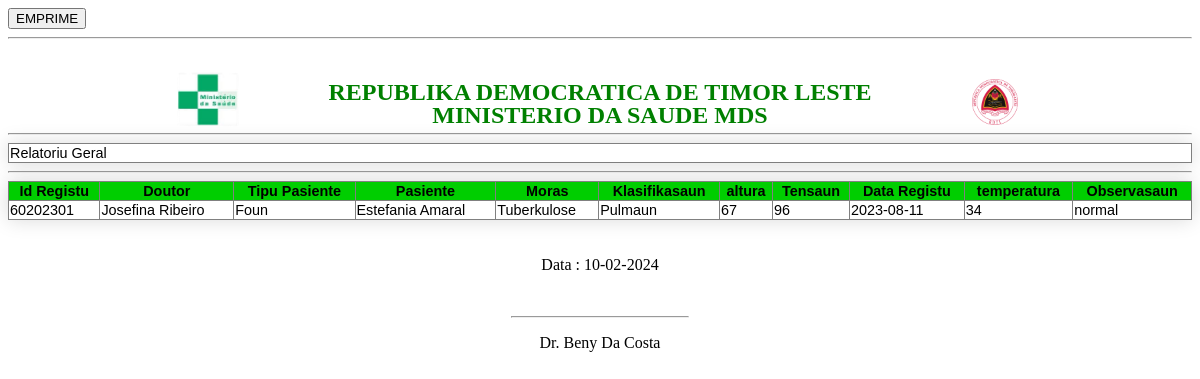
The app's page /rel/rel.php with its own data.
### tables this page shows
CREATE TABLE `tb_registu_pasiente` (
  `id_registu` int(11) NOT NULL,
  `id_doutor` int(11) NOT NULL,
  `id_tipu_pasiente` int(11) NOT NULL,
  `id_pasiente` int(11) NOT NULL,
  `id_moras` int(11) NOT NULL,
  `altura` int(11) NOT NULL,
  `tensaun` int(11) NOT NULL,
  `d_registu` text NOT NULL,
  `temperatura` int(11) NOT NULL,
  `obs_registu` char(250) NOT NULL
);

CREATE TABLE `tb_doutor` (
  `id_doutor` int(11) NOT NULL,
  `nrn_doutor` char(50) NOT NULL,
  `sexo_doutor` enum('mane','feto') NOT NULL,
  `h_fatin` char(50) NOT NULL,
  `no_tlp` int(11) NOT NULL
);

CREATE TABLE `tb_tipu_pasiente` (
  `id_tipu_pasiente` int(11) NOT NULL,
  `moras_tipu_pasiente` char(50) NOT NULL,
  `tipu_pasiente` char(50) NOT NULL,
  `obs_tipu_pasiente` char(250) NOT NULL
);

CREATE TABLE `tb_pasiente` (
  `id_pasiente` int(11) NOT NULL,
  `nrn_pasiente` char(100) NOT NULL,
  `sexo_pasiente` enum('mane','feto') NOT NULL,
  `fatin_moris` char(100) NOT NULL,
  `data_moris` date NOT NULL,
  `idade` int(11) NOT NULL,
  `h_fatin_pasiente` char(100) NOT NULL,
  `no_tlp_pasiente` int(11) NOT NULL,
  `obs_pasiente` char(150) NOT NULL
);

CREATE TABLE `tb_moras` (
  `id_moras` int(11) NOT NULL,
  `id_klasifikasaun` int(11) NOT NULL,
  `moras` char(50) NOT NULL,
  `obs_moras` char(250) NOT NULL
);

CREATE TABLE `tb_klasifikasaun` (
  `id_klasifikasaun` int(11) NOT NULL,
  `nrn_klasifikasaun` char(50) NOT NULL,
  `obs_klasifikasaun` char(250) NOT NULL
);

### rel/rel.php (the view, shortened to what this page needs)
<?php
$conn = new mysqli("localhost","root","","hospital");
?>
<button class="btn" onclick="printContent('div1')" style="cursor:pointer;">EMPRIME</button>
<hr>
<div id="div1">
	<?php include'header.php'; ?>
	<table width="100%" border="1">
		<tbody>
			<tr>
				<td class="text-center">
					Relatoriu Geral
				</td>
			</tr>
		</tbody>
	</table>
	<HR>
	<table width="100%" border="1">
		<thead>
			<tr bgcolor="success">
				<th>Id Registu</th>
				<th>Doutor</th>
				<th>Tipu Pasiente</th>
				<th>Pasiente</th>
				<th>Moras</th>
				<th>Klasifikasaun</th>
				<th>altura</th>
				<th>Tensaun</th>
				<th>Data Registu</th>
				<th>temperatura</th>
				<th>Observasaun</th>
			</tr>
		</thead>
		<tbody>
			<?php
			$a=$conn->query("SELECT * FROM tb_registu_pasiente, tb_doutor, tb_tipu_pasiente, tb_pasiente, tb_moras,  tb_klasifikasaun WHERE
				tb_registu_pasiente.id_doutor=tb_doutor.id_doutor AND
				tb_registu_pasiente.id_tipu_pasiente=tb_tipu_pasiente.id_tipu_pasiente AND
				tb_registu_pasiente.id_pasiente=tb_pasiente.id_pasiente AND
				tb_moras.id_klasifikasaun=tb_klasifikasaun.id_klasifikasaun AND
				tb_registu_pasiente.id_moras=tb_moras.id_moras
				");
			while($r=$a->fetch_array()){
				?>
				<tr>
					<td><?= $r['id_registu'] ?></td>
					<td><?= $r['nrn_doutor'] ?></td>
					<td><?= $r['moras_tipu_pasiente'] ?></td>
					<td><?= $r['nrn_pasiente'] ?></td>
					<td><?= $r['moras'] ?></td>
					<td><?= $r['nrn_klasifikasaun'] ?></td>
					<td><?= $r['altura'] ?></td>
					<td><?= $r['tensaun'] ?></td>
					<td><?= $r['d_registu'] ?></td>
					<td><?= $r['temperatura'] ?></td>
					<td><?= $r['obs_registu'] ?></td>
				</tr>
			<?php } ?>
		</tbody>
	</table> <br>
	<div class="assinatura" style="text-align:center; width:15%; margin: auto;">
		<p>Data : <?= $d_registu; ?></p> <br>
		<hr>
		<p>Dr. Beny Da Costa</p>
	</div>
</div>

### rel/header.php (shortened to what this page needs)
	<?php
	$d_registu = date("d-m-Y");
	?>
<img class="ms" src="logo/ms.png">
<img class="rdtl" src="logo/rdtl.png">
<br><br>
<h2 style="text-align:center; color: green;">REPUBLIKA DEMOCRATICA DE TIMOR LESTE</h2>
<h2 style="text-align:center; color: green;">MINISTERIO DA SAUDE MDS</h2>
<hr>

### records on screen
tb_registu_pasiente: id_registu "60202301", id_doutor.nrn_doutor "Josefina Ribeiro", id_tipu_pasiente.moras_tipu_pasiente "Foun", id_pasiente.nrn_pasiente "Estefania Amaral", id_moras.moras "Tuberkulose", tb_klasifikasaun.nrn_klasifikasaun "Pulmaun", altura "67", tensaun "96", d_registu "2023-08-11", temperatura "34", obs_registu "normal"
